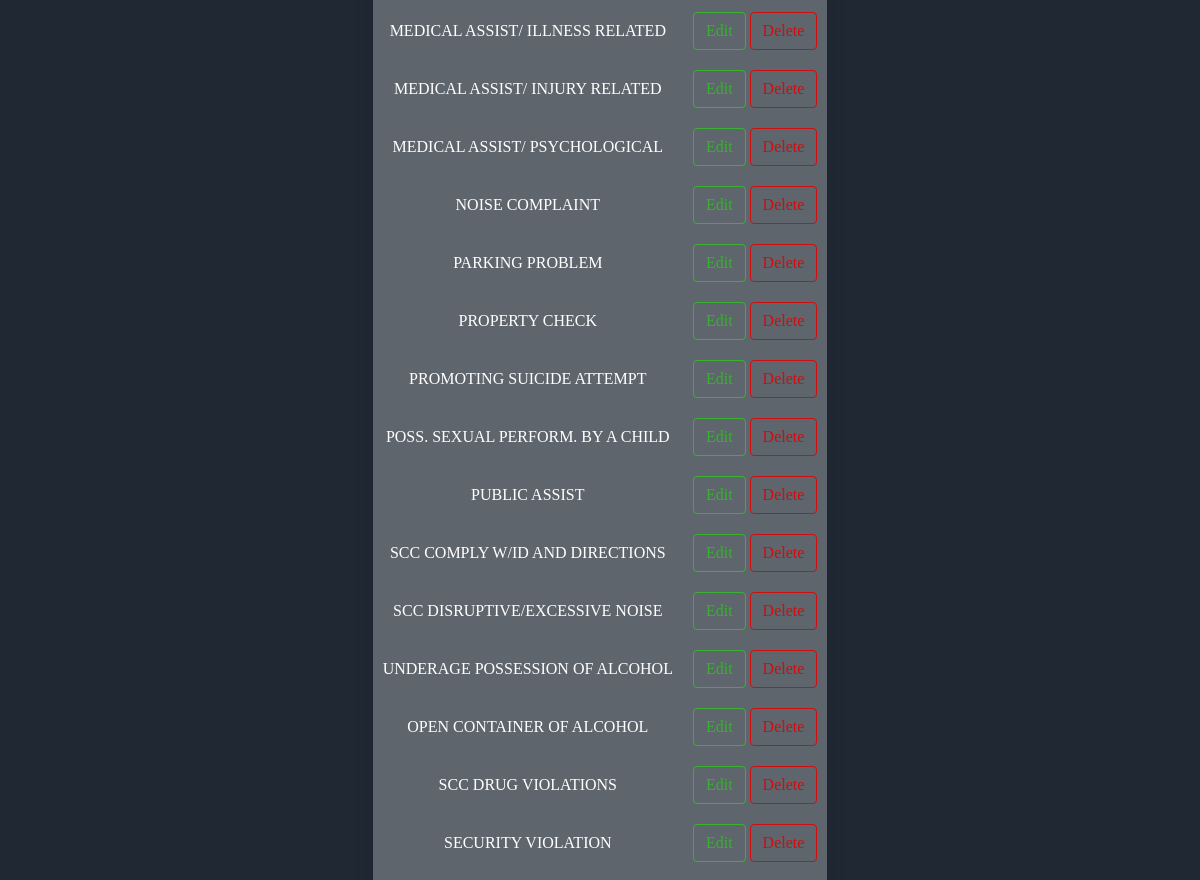
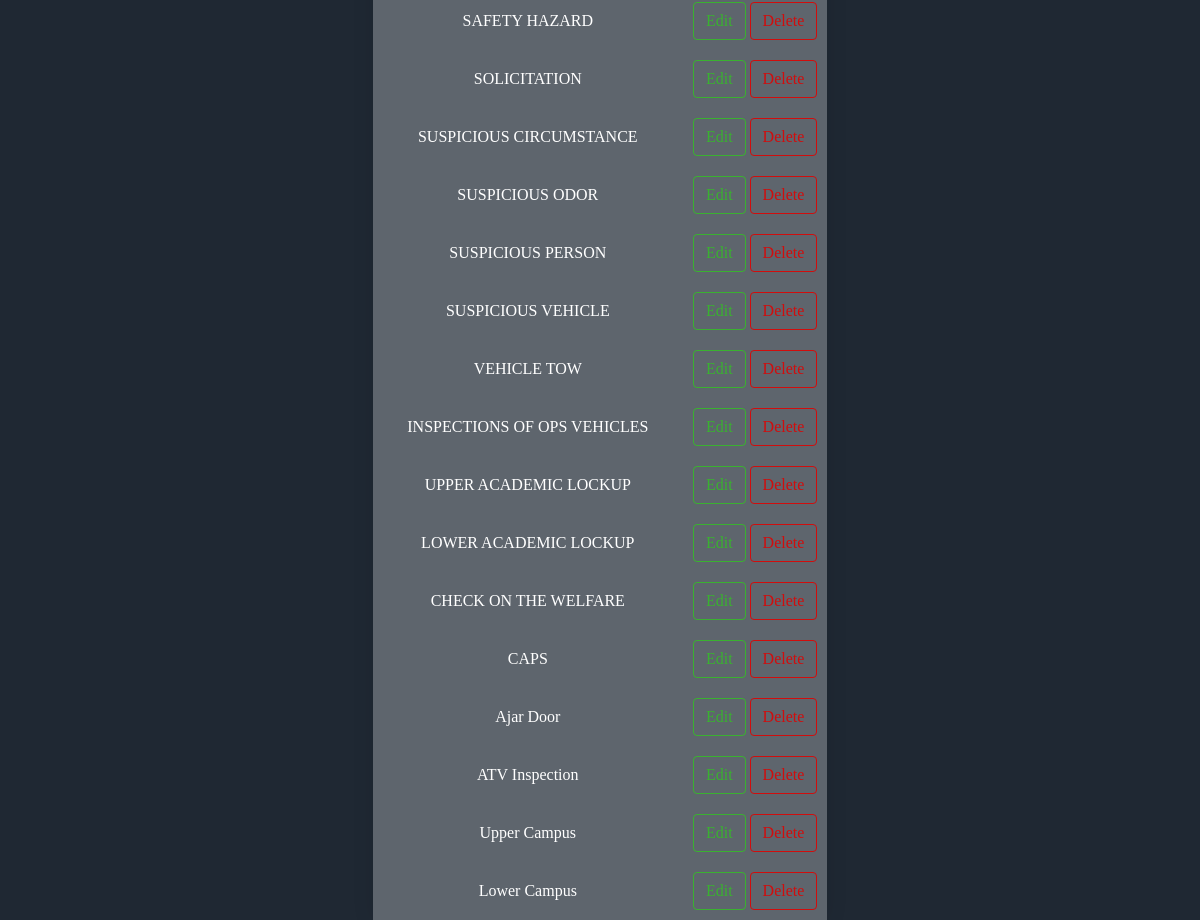
/incidentEntry/ (signed in, lower part), run on an earlier commit of the app's database (2 pictures, top to bottom).
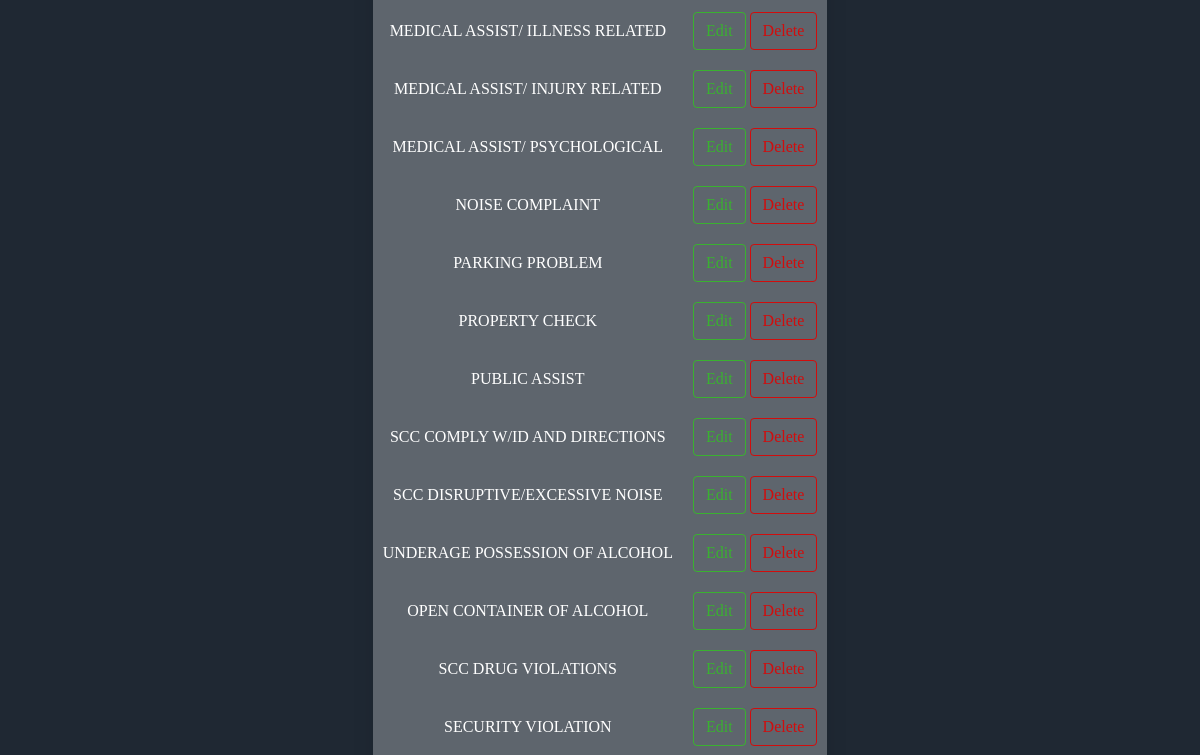
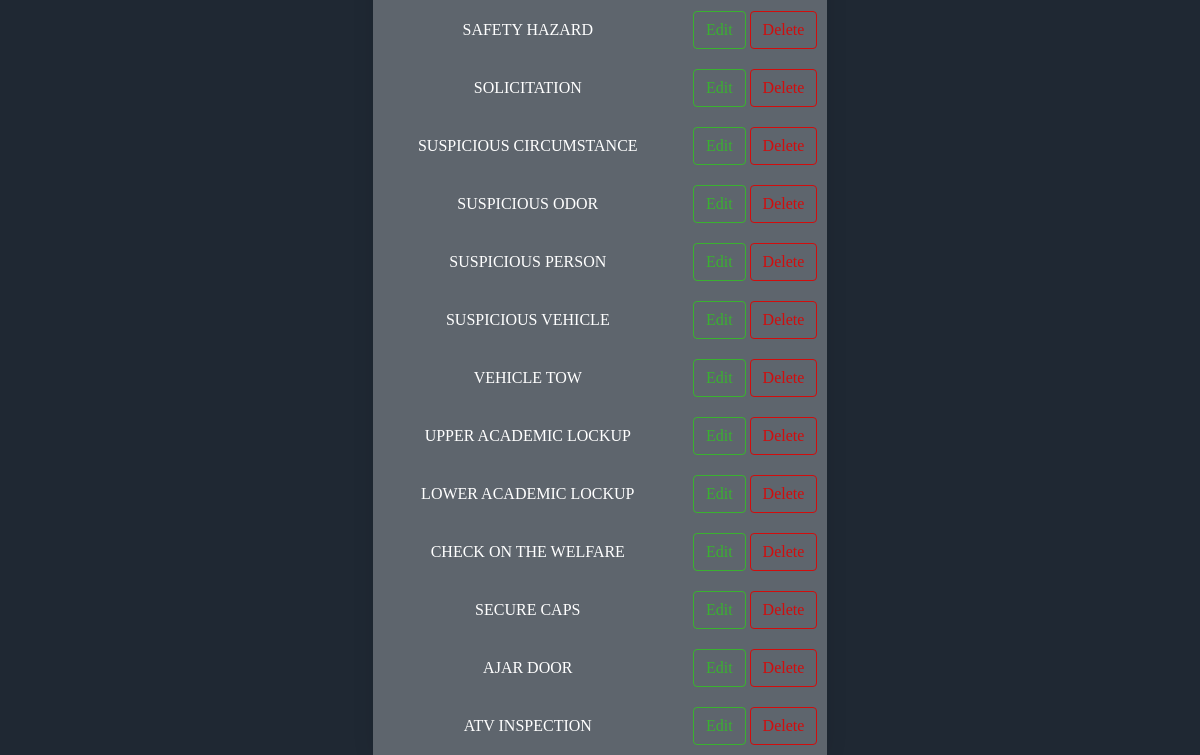
And on a later commit of the database (2 pictures, top to bottom).
### accounts/models.py (models this page shows)
class inceident (models.Model):
    inceidentName = models.CharField(max_length=150,null=True)
    def __str__(self):
        return self.inceidentName

### accounts/views.py (the view, shortened to what this page needs)
# urls.py: path('incidentEntry/',views.incidentEntry,name='incidentEntry'),
@login_required(login_url='login')
def incidentEntry(request):
    inceidents = models.inceident.objects.all()
    return render(request,'accounts/reports/inceidentsEntry.html',{'inceidents':inceidents})

### accounts/templates/accounts/reports/inceidentsEntry.html (shortened to what this page needs)
{% extends 'accounts/index.html' %}
{% block content %}
<div class="inceidentFormsBody">
    <div class="inceidentsDisplay">
        <form class="inceidentsDisplayForm" action="" method="POST">
            <table >
                {% for inceident in inceidents %}
                <tr>
                    <td > {{ inceident }}</td>
                    <td>
                        <button type="button"  name='{{inceident}}' id ="{{ inceident.id }}"  class="editButton">Edit</button>
                        <button type="submit" class="deleteButton" value="delete" name="1,{{inceident.id}}">Delete</button>
                    </td>
                </tr>
                {% endfor %}
            </table>
        </form>
    </div>
</div>
{% endblock content %}

What changed in the data, as far as the page shows it:
removed inceident: inceidentName "PROMOTING SUICIDE ATTEMPT"
removed inceident: inceidentName "POSS. SEXUAL PERFORM. BY A CHILD"
removed inceident: inceidentName "INSPECTIONS OF OPS VEHICLES"
removed inceident: inceidentName "Upper Campus"
removed inceident: inceidentName "Lower Campus"
changed inceident: inceidentName "CAPS" → "SECURE CAPS"
changed inceident: inceidentName "Ajar Door" → "AJAR DOOR"
changed inceident: inceidentName "ATV Inspection" → "ATV INSPECTION"
